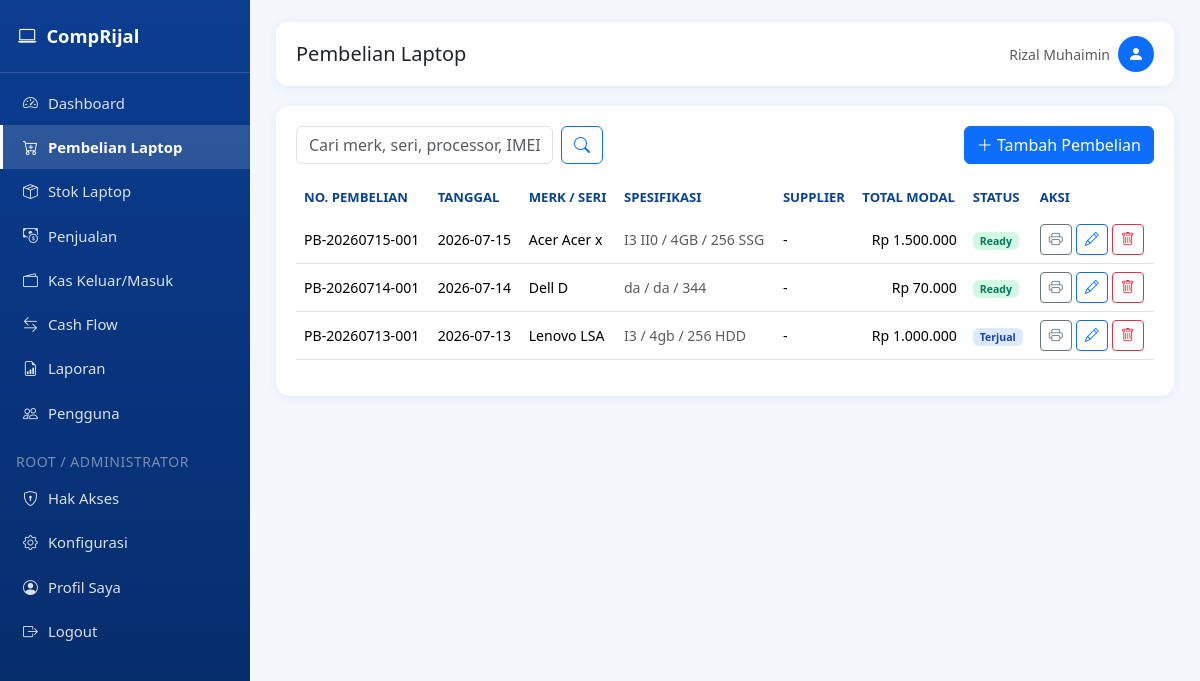
The app's page /pembelian (signed in), older data.
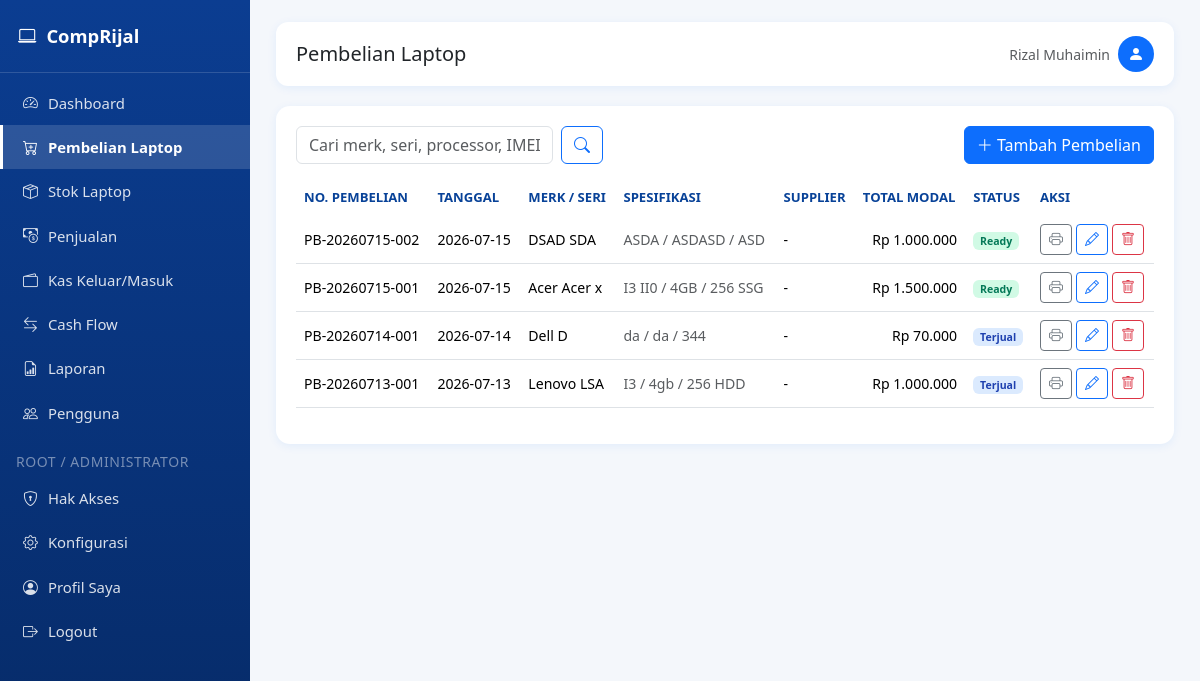
The same page, newer data.
### tables this page shows
CREATE TABLE laptop (
            id INTEGER PRIMARY KEY AUTOINCREMENT,
            nomor_pembelian TEXT UNIQUE NOT NULL,
            tanggal TEXT NOT NULL,
            merk TEXT,
            seri TEXT,
            processor TEXT,
            ram TEXT,
            storage TEXT,
            vga TEXT,
            warna TEXT,
            kondisi TEXT,
            kelengkapan TEXT,
            charger TEXT,
            tas TEXT,
            garansi TEXT,
            imei TEXT,
            harga_beli REAL DEFAULT 0,
            biaya_servis REAL DEFAULT 0,
            biaya_upgrade REAL DEFAULT 0,
            biaya_lain REAL DEFAULT 0,
            total_modal REAL DEFAULT 0,
            supplier TEXT,
            no_hp TEXT,
            catatan TEXT,
            status TEXT DEFAULT 'Ready',
            created_at TEXT DEFAULT CURRENT_TIMESTAMP
        );

### app.py (the view)
@app.route("/pembelian")
@page_required("pembelian")
def pembelian_list():
    q = request.args.get("q", "").strip()
    conn = get_db_connection()
    if q:
        like = f"%{q}%"
        rows = conn.execute(
            """SELECT * FROM laptop WHERE
               merk LIKE ? OR seri LIKE ? OR processor LIKE ? OR ram LIKE ? OR
               storage LIKE ? OR imei LIKE ? OR supplier LIKE ? OR nomor_pembelian LIKE ?
               ORDER BY id DESC""",
            (like, like, like, like, like, like, like, like),
        ).fetchall()
    else:
        rows = conn.execute("SELECT * FROM laptop ORDER BY id DESC").fetchall()
    conn.close()
    return render_template("pembelian_list.html", rows=rows, q=q)

### app.py (called while the page is built)
def page_required(page_key):
    def wrapper(f):
        @wraps(f)
        def decorated(*args, **kwargs):
            if "user_id" not in session:
                flash("Silakan login terlebih dahulu.", "warning")
                return redirect(url_for("login"))
            if not has_page_access(session["user_id"], session.get("role"), page_key):
                flash("Anda tidak memiliki hak akses ke halaman ini. Hubungi administrator.", "danger")
                return redirect(url_for("dashboard"))
            return f(*args, **kwargs)
        return decorated
    return wrapper

def can_access_page(page_key: str) -> bool:
    if "user_id" not in session:
        return False
    if page_key in {"konfigurasi", "hak_akses"}:
        return session.get("role") in ("root", "administrator")
    return has_page_access(session["user_id"], session.get("role"), page_key)

@app.context_processor
def inject_globals():
    return {
        "rp": reports.rp,
        "current_year": datetime.now().year,
        "now_date": datetime.now().strftime("%Y-%m-%d"),
        "app_settings": get_all_settings(),
        "can_access_page": can_access_page,
    }

### templates/pembelian_list.html (shortened to what this page needs)
{% extends "base.html" %}
{% block page_title %}Pembelian Laptop{% endblock %}
{% block content %}
<div class="card-panel">
    <div class="d-flex flex-wrap justify-content-between align-items-center gap-2 mb-3">
        <form class="d-flex gap-2" method="GET">
            <input type="text" class="form-control" name="q" value="{{ q }}" placeholder="Cari merk, seri, processor, IMEI...">
            <button class="btn btn-outline-primary"><i class="bi bi-search"></i></button>
        </form>
        <a href="{{ url_for('pembelian_tambah') }}" class="btn btn-primary">
            <i class="bi bi-plus-lg"></i> Tambah Pembelian
        </a>
    </div>
    <div class="table-responsive">
        <table class="table table-hover align-middle">
            <thead>
                <tr>
                    <th>No. Pembelian</th>
                    <th>Tanggal</th>
                    <th>Merk / Seri</th>
                    <th>Spesifikasi</th>
                    <th>Supplier</th>
                    <th>Total Modal</th>
                    <th>Status</th>
                    <th class="no-print">Aksi</th>
                </tr>
            </thead>
            <tbody>
                {% for r in rows %}
                <tr>
                    <td>{{ r.nomor_pembelian }}</td>
                    <td>{{ r.tanggal }}</td>
                    <td>{{ r.merk }} {{ r.seri }}</td>
                    <td class="small text-muted">{{ r.processor }} / {{ r.ram }} / {{ r.storage }}</td>
                    <td>{{ r.supplier or '-' }}</td>
                    <td class="text-end">{{ rp(r.total_modal) }}</td>
                    <td>
                        {% if r.status == 'Ready' %}
                            <span class="badge badge-ready">Ready</span>
                        {% else %}
                            <span class="badge badge-terjual">Terjual</span>
                        {% endif %}
                    </td>
                    <td class="no-print">
                        <div class="d-flex gap-1">
                            <a href="{{ url_for('pembelian_cetak', id=r.id) }}" target="_blank" class="btn btn-sm btn-outline-secondary" title="Cetak Nota"><i class="bi bi-printer"></i></a>
                            <a href="{{ url_for('pembelian_edit', id=r.id) }}" class="btn btn-sm btn-outline-primary" title="Edit"><i class="bi bi-pencil"></i></a>
                            <form method="POST" action="{{ url_for('pembelian_hapus', id=r.id) }}" onsubmit="return confirmDelete(this)">
                                <button class="btn btn-sm btn-outline-danger" title="Hapus"><i class="bi bi-trash"></i></button>
                            </form>
                        </div>
                    </td>
                </tr>
                {% else %}
                <tr><td colspan="8" class="text-center text-muted py-4">Belum ada data pembelian.</td></tr>
                {% endfor %}
            </tbody>
        </table>
    </div>
</div>
{% endblock %}

Row changes from the older to the newer data that the page shows:
added laptop: nomor_pembelian "PB-20260715-002", tanggal "2026-07-15", merk "DSAD", seri "SDA", processor "ASDA", ram "ASDASD", storage "ASD", supplier "-", total_modal "Rp 1.000.000", status "Ready"
changed laptop "PB-20260714-001": status "Ready" → "Terjual"
